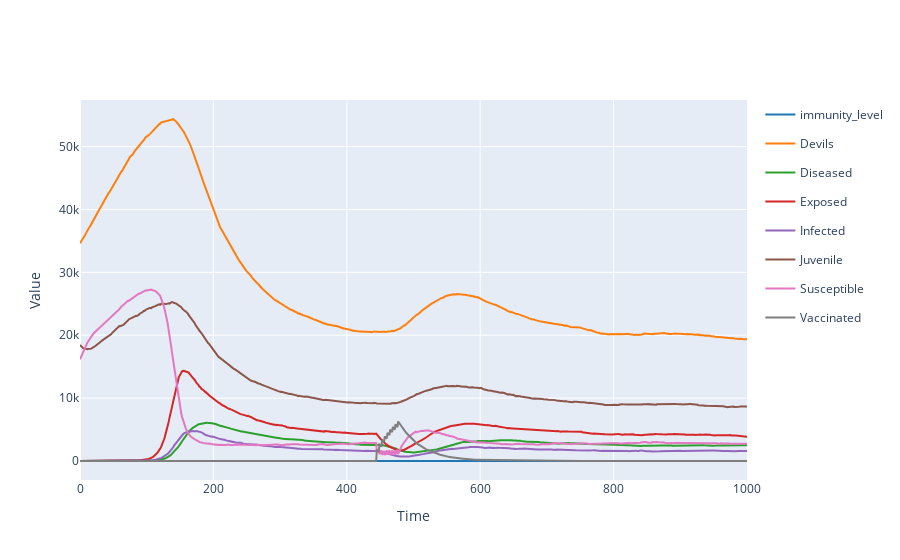

The notebook cell this image was saved under:
### Code cell
Saved_Results.plotplotly()

### Figure 1 — Plotly figure (JSON) as saved in the notebook; plotly's stock layout.template omitted (floating-point values rounded to 4 significant figures; data arrays with more than 128 entries replaced by an {"elided": "..."} marker saying what was removed)
{"data": [{"legendgroup": "immunity_level", "line": {"color": "#1f77b4"}, "mode": "lines", "name": "immunity_level", "type": "scatter", "x": {"elided": "1001 int values"}, "y": {"elided": "1001 int values"}}, {"legendgroup": "Devils", "line": {"color": "#ff7f0e"}, "mode": "lines", "name": "Devils", "type": "scatter", "x": {"elided": "1001 int values"}, "y": {"elided": "1001 int values"}}, {"legendgroup": "Diseased", "line": {"color": "#2ca02c"}, "mode": "lines", "name": "Diseased", "type": "scatter", "x": {"elided": "1001 int values"}, "y": {"elided": "1001 int values"}}, {"legendgroup": "Exposed", "line": {"color": "#d62728"}, "mode": "lines", "name": "Exposed", "type": "scatter", "x": {"elided": "1001 int values"}, "y": {"elided": "1001 int values"}}, {"legendgroup": "Infected", "line": {"color": "#9467bd"}, "mode": "lines", "name": "Infected", "type": "scatter", "x": {"elided": "1001 int values"}, "y": {"elided": "1001 int values"}}, {"legendgroup": "Juvenile", "line": {"color": "#8c564b"}, "mode": "lines", "name": "Juvenile", "type": "scatter", "x": {"elided": "1001 int values"}, "y": {"elided": "1001 int values"}}, {"legendgroup": "Susceptible", "line": {"color": "#e377c2"}, "mode": "lines", "name": "Susceptible", "type": "scatter", "x": {"elided": "1001 int values"}, "y": {"elided": "1001 int values"}}, {"legendgroup": "Vaccinated", "line": {"color": "#7f7f7f"}, "mode": "lines", "name": "Vaccinated", "type": "scatter", "x": {"elided": "1001 int values"}, "y": {"elided": "1001 int values"}}], "layout": {"showlegend": true, "title": {"text": ""}, "xaxis": {"title": {"text": "Time"}}, "yaxis": {"title": {"text": "Value"}}}}
